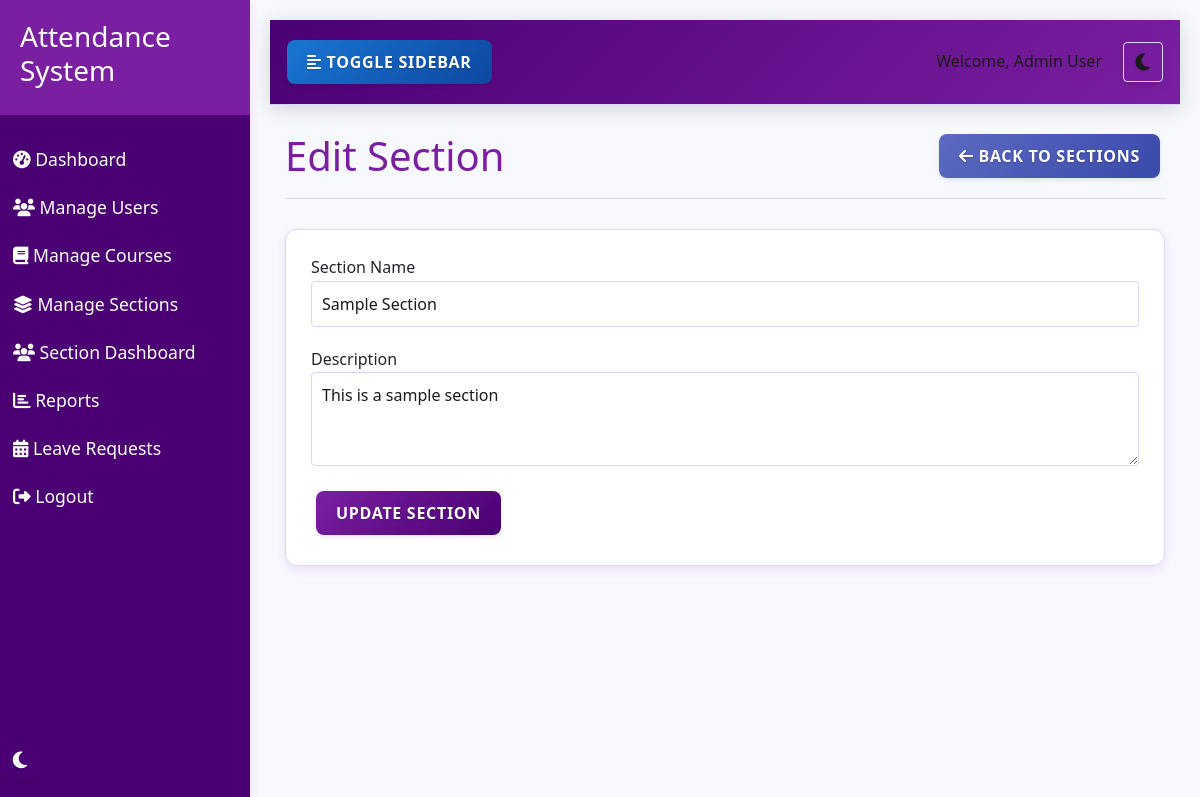
Page /admin/sections/edit/2 (signed in) on the committed database.
### models.py (models this page shows, shortened)
class User(db.Model, UserMixin):
    id = db.Column(db.Integer, primary_key=True)
    name = db.Column(db.String(100), nullable=False)
    email = db.Column(db.String(100), unique=True, nullable=False)
    password = db.Column(db.String(200), nullable=False)
    role = db.Column(db.String(20), nullable=False)  # 'admin', 'faculty', 'student'
    department = db.Column(db.String(100), nullable=True)
    profile_pic = db.Column(db.String(200), nullable=True)
    created_at = db.Column(db.DateTime, default=datetime.utcnow)
    attendances = db.relationship('Attendance', foreign_keys='Attendance.user_id', backref='user', lazy=True)
    marked_attendances = db.relationship('Attendance', foreign_keys='Attendance.marked_by', backref='marked_by_user', lazy=True)
    leave_requests = db.relationship('LeaveRequest', foreign_keys='LeaveRequest.user_id', backref='user', lazy=True)
    approved_leaves = db.relationship('LeaveRequest', foreign_keys='LeaveRequest.approved_by', backref='approved_by_user', lazy=True)
    student_sections = db.relationship('Section', secondary=section_students, backref=db.backref('students', lazy='dynamic'))
    teacher_sections = db.relationship('Section', secondary=section_teachers, backref=db.backref('teachers', lazy='dynamic'))

class Section(db.Model):
    id = db.Column(db.Integer, primary_key=True)
    name = db.Column(db.String(100), nullable=False)
    description = db.Column(db.Text, nullable=True)
    created_at = db.Column(db.DateTime, default=datetime.utcnow)
    created_by = db.Column(db.Integer, db.ForeignKey('user.id'), nullable=False)
    creator = db.relationship('User', foreign_keys=[created_by])
    section_courses_rel = db.relationship('Course', secondary=section_courses, overlaps="courses,sections", viewonly=True)

### routes/admin.py (the view)
@admin_bp.route('/sections/edit/<int:section_id>', methods=['GET', 'POST'])
@login_required
def edit_section(section_id):
    if current_user.role != 'admin':
        flash('Access denied. Admin privileges required.', 'danger')
        return redirect(url_for('index'))
    section = Section.query.get_or_404(section_id)
    if request.method == 'POST':
        section.name = request.form.get('name')
        section.description = request.form.get('description')
        db.session.commit()
        flash('Section updated successfully', 'success')
        return redirect(url_for('admin.manage_sections'))
    return render_template('admin/edit_section.html', section=section)

### app.py (called while the page is built)
@login_manager.user_loader
def load_user(user_id):
    return User.query.get(int(user_id))

### templates/admin/edit_section.html (shortened to what this page needs)
{% extends 'base.html' %}
{% block content %}
<div class="edit-section">
    <div class="page-header">
        <h1>Edit Section</h1>
        <a href="{{ url_for('admin.manage_sections') }}" class="btn btn-secondary">
            <i class="fas fa-arrow-left"></i> Back to Sections
        </a>
    </div>
    <div class="card">
        <div class="card-body">
            <form method="POST" action="{{ url_for('admin.edit_section', section_id=section.id) }}">
                <div class="form-group">
                    <label for="name">Section Name</label>
                    <input type="text" class="form-control" id="name" name="name" value="{{ section.name }}" required>
                </div>
                <div class="form-group">
                    <label for="description">Description</label>
                    <textarea class="form-control" id="description" name="description" rows="3">{{ section.description }}</textarea>
                </div>
                <button type="submit" class="btn btn-primary">Update Section</button>
            </form>
        </div>
    </div>
</div>
{% endblock %}

### templates/base.html (shortened to what this page needs)
<!DOCTYPE html>
<html lang="en">
<head>
    <link rel="stylesheet" href="https://cdn.jsdelivr.net/npm/bootstrap@5.3.0/dist/css/bootstrap.min.css">
    <link rel="stylesheet" href="{{ url_for('static', filename='css/style.css') }}">
    <link rel="stylesheet" href="{{ url_for('static', filename='css/themes.css') }}">
    <link rel="stylesheet" href="{{ url_for('static', filename='css/dark-mode-fixes.css') }}">
    <link rel="stylesheet" href="{{ url_for('static', filename='css/button-fixes.css') }}">
    <link rel="stylesheet" href="{{ url_for('static', filename='css/table-fixes.css') }}">
    <link rel="stylesheet" href="https://cdnjs.cloudflare.com/ajax/libs/font-awesome/6.4.0/css/all.min.css">
</head>
<body>
    <div class="wrapper">
        {% if current_user.is_authenticated %}
        <nav class="sidebar">
            <div class="sidebar-header">
                <h3>Attendance System</h3>
            </div>
            <ul class="list-unstyled components">
                {% if current_user.role == 'admin' %}
                <li>
                    <a href="{{ url_for('admin.dashboard') }}"><i class="fas fa-tachometer-alt"></i> Dashboard</a>
                </li>
                <li>
                    <a href="{{ url_for('admin.manage_users') }}"><i class="fas fa-users"></i> Manage Users</a>
                </li>
                <li>
                    <a href="{{ url_for('admin.manage_courses') }}"><i class="fas fa-book"></i> Manage Courses</a>
                </li>
                <li>
                    <a href="{{ url_for('admin.manage_sections') }}"><i class="fas fa-layer-group"></i> Manage Sections</a>
                </li>
                <li>
                    <a href="{{ url_for('section.dashboard') }}"><i class="fas fa-users"></i> Section Dashboard</a>
                </li>
                <li>
                    <a href="{{ url_for('admin.reports') }}"><i class="fas fa-chart-bar"></i> Reports</a>
                </li>
                <li>
                    <a href="{{ url_for('admin.manage_leaves') }}"><i class="fas fa-calendar-alt"></i> Leave Requests</a>
                </li>
                {% endif %}
                <li>
                    <a href="{{ url_for('logout') }}"><i class="fas fa-sign-out-alt"></i> Logout</a>
                </li>
            </ul>
            <div class="theme-toggle">
                <button class="theme-toggle-btn" aria-label="Toggle Dark Mode">
                </button>
            </div>
        </nav>
        {% endif %}
        <div id="content" class="{% if current_user.is_authenticated %}with-sidebar{% endif %}">
            {% if current_user.is_authenticated %}
            <nav class="navbar navbar-expand-lg navbar-light bg-light">
                <div class="container-fluid">
                    <button type="button" id="sidebarCollapse" class="btn btn-info">
                        <i class="fas fa-align-left"></i>
                        <span>Toggle Sidebar</span>
                    </button>
                    <div class="d-flex align-items-center">
                        <div class="user-info me-3">
                            <span>Welcome, {{ current_user.name }}</span>
                        </div>
                        <div class="theme-toggle-navbar">
                            <button class="theme-toggle-btn btn btn-sm btn-outline-secondary" aria-label="Toggle Dark Mode">
                            </button>
                        </div>
                    </div>
                </div>
            </nav>
            {% endif %}
            <div class="container mt-4">
                {% block content %}{% endblock %}
            </div>
        </div>
    </div>
</body>
</html>

### static/css/themes.css (style rules this page uses)
[data-theme="light"] { --primary-color: #7b1fa2; --primary-light: #ae52d4; --primary-dark: #4a0072; --accent-color: #ff5722; --text-light: #ffffff; --text-dark: #1a1a1a; --text-primary: #7b1fa2; --text-secondary: #5c6bc0; --background-light: #f8f8ff; --background-dark: #121212; --card-bg-light: #ffffff; --card-bg-dark: #1e1e1e; --border-color-light: #d8d8ff; --border-color-dark: #333333; --shadow-light: 0 4px 10px rgba(123, 31, 162, 0.1); --shadow-dark: 0 4px 10px rgba(0, 0, 0, 0.3); --success-color: #2e7d32; --warning-color: #f57c00; --danger-color: #d32f2f; --info-color: #1976d2; --navbar-bg: #f0e6ff; --input-bg: #ffffff; --input-text: #1a1a1a; --input-border: #d8d8ff; --modal-bg: #ffffff; --dropdown-bg: #ffffff; --dropdown-text: #1a1a1a; --dropdown-hover: #f0e6ff; --table-header-bg: #7b1fa2; --table-header-text: #ffffff; --table-stripe-bg: rgba(123, 31, 162, 0.05); --table-hover-bg: rgba(123, 31, 162, 0.1); --table-border-color: rgba(123, 31, 162, 0.2); --btn-default-bg: #f0e6ff; --btn-default-text: #1a1a1a; --btn-primary-bg: #7b1fa2; --btn-primary-text: #ffffff; --btn-secondary-bg: #5c6bc0; --btn-secondary-text: #ffffff; --btn-success-bg: #2e7d32; --btn-success-text: #ffffff; --btn-danger-bg: #d32f2f; --btn-danger-text: #ffffff; --btn-info-bg: #1976d2; --btn-info-text: #ffffff; --btn-warning-bg: #f57c00; --btn-warning-text: #ffffff; }
body { background-color: var(--background-light); color: var(--text-dark); transition: background-color 0.3s ease, color 0.3s ease; }
.card, .stat-card, .course-card, .feature-card, .login-card { background-color: var(--card-bg-light); border-color: var(--border-color-light); transition: background-color 0.3s ease, border-color 0.3s ease, box-shadow 0.3s ease; }
.navbar { background-color: var(--navbar-bg) !important; border-color: var(--border-color-light); transition: background-color 0.3s ease, border-color 0.3s ease; }
.form-control, .form-select { background-color: var(--input-bg); border-color: var(--input-border); color: var(--input-text); transition: background-color 0.3s ease, border-color 0.3s ease, color 0.3s ease; }
.sidebar { background: var(--primary-dark); transition: background-color 0.3s ease; }
.sidebar .sidebar-header { background: var(--primary-color); transition: background-color 0.3s ease; }
.page-header { border-color: var(--border-color-light); transition: border-color 0.3s ease; }
.btn-primary { background-color: var(--btn-primary-bg); border-color: var(--btn-primary-bg); color: var(--btn-primary-text); }
.btn-secondary { background-color: var(--btn-secondary-bg); border-color: var(--btn-secondary-bg); color: var(--btn-secondary-text); }
.btn-info { background-color: var(--btn-info-bg); border-color: var(--btn-info-bg); color: var(--btn-info-text); }
a { color: var(--primary-color); transition: color 0.3s ease; }

### rows in the picture
User: name "Admin User"
Section: name "Sample Section", description "This is a sample section"
